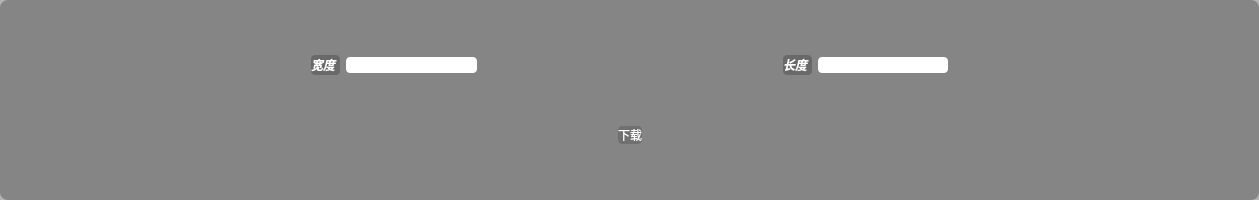
<?xml version="1.0" encoding="UTF-8"?>
<ui version="4.0">
 <class>ImageReSizeClass</class>
 <widget class="QWidget" name="ImageReSizeClass">
  <property name="geometry">
   <rect>
    <x>0</x>
    <y>0</y>
    <width>1259</width>
    <height>200</height>
   </rect>
  </property>
  <property name="minimumSize">
   <size>
    <width>1259</width>
    <height>200</height>
   </size>
  </property>
  <property name="maximumSize">
   <size>
    <width>1259</width>
    <height>200</height>
   </size>
  </property>
  <property name="windowTitle">
   <string>ImageReSize</string>
  </property>
  <property name="styleSheet">
   <string notr="true">QWidget#ImageReSizeClass{
	background-color: rgba(60, 60, 60, 100);
	color:rgb(200,200,200);
	border-radius: 8px;
}
QLineEdit
{
	border-radius:4px;
	color:black;
	background-color:rgb(255,255,255);
}
QPushButton
{
		border-radius:4px;
		background-color: rgba(26, 26, 26, 50);
		color:white;
}
QLabel{
		border-radius:4px;
		background-color: rgba(60, 60, 60, 100);
		color:white;
		font-weight:bold;
border: none;
font-style:italic;
/*设置文本对齐方式，不支持text-align*/
qproperty-alignment:'AlignVcenter|AlignRight';/*设置文本垂直方向居中对齐，水平方向右对齐*/
}
</string>
  </property>
  <layout class="QVBoxLayout" name="verticalLayout">
   <item>
    <layout class="QHBoxLayout" name="horizontalLayout">
     <item>
      <spacer name="horizontalSpacer_2">
       <property name="orientation">
        <enum>Qt::Horizontal</enum>
       </property>
       <property name="sizeType">
        <enum>QSizePolicy::Fixed</enum>
       </property>
       <property name="sizeHint" stdset="0">
        <size>
         <width>300</width>
         <height>20</height>
        </size>
       </property>
      </spacer>
     </item>
     <item>
      <widget class="QLabel" name="label">
       <property name="text">
        <string>宽度</string>
       </property>
      </widget>
     </item>
     <item>
      <widget class="QLineEdit" name="lineEdit"/>
     </item>
     <item>
      <spacer name="horizontalSpacer">
       <property name="orientation">
        <enum>Qt::Horizontal</enum>
       </property>
       <property name="sizeType">
        <enum>QSizePolicy::Fixed</enum>
       </property>
       <property name="sizeHint" stdset="0">
        <size>
         <width>300</width>
         <height>20</height>
        </size>
       </property>
      </spacer>
     </item>
     <item>
      <widget class="QLabel" name="label_2">
       <property name="text">
        <string>长度</string>
       </property>
      </widget>
     </item>
     <item>
      <widget class="QLineEdit" name="lineEdit_2"/>
     </item>
     <item>
      <spacer name="horizontalSpacer_3">
       <property name="orientation">
        <enum>Qt::Horizontal</enum>
       </property>
       <property name="sizeHint" stdset="0">
        <size>
         <width>300</width>
         <height>20</height>
        </size>
       </property>
      </spacer>
     </item>
    </layout>
   </item>
   <item>
    <layout class="QHBoxLayout" name="horizontalLayout_2">
     <item>
      <spacer name="horizontalSpacer_4">
       <property name="orientation">
        <enum>Qt::Horizontal</enum>
       </property>
       <property name="sizeHint" stdset="0">
        <size>
         <width>40</width>
         <height>20</height>
        </size>
       </property>
      </spacer>
     </item>
     <item>
      <widget class="QPushButton" name="pushButton">
       <property name="text">
        <string>下载</string>
       </property>
      </widget>
     </item>
     <item>
      <spacer name="horizontalSpacer_5">
       <property name="orientation">
        <enum>Qt::Horizontal</enum>
       </property>
       <property name="sizeHint" stdset="0">
        <size>
         <width>40</width>
         <height>20</height>
        </size>
       </property>
      </spacer>
     </item>
    </layout>
   </item>
  </layout>
 </widget>
 <layoutdefault spacing="6" margin="11"/>
 <resources/>
 <connections/>
</ui>
